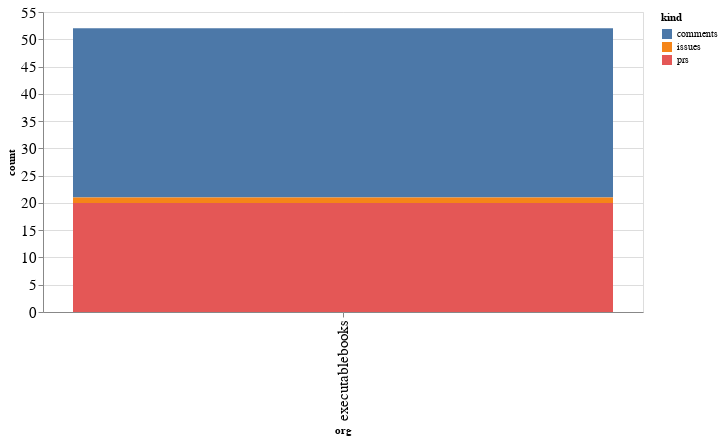

This figure's notebook cell:
### Code cell
alt.Chart(org_summaries, width=600).mark_bar().encode(
    x='org',
    y='count',
    color='kind',
    tooltip="org"
)

### Figure 1 — Vega-Lite specification as saved in the notebook (floating-point values rounded to 4 significant figures)
{"config": {"axisLeft": {"labelFontSize": 15}, "axisBottom": {"labelFontSize": 15}}, "data": {"name": "data-ded940093070dadea7d3aac76a51909e"}, "mark": "bar", "encoding": {"color": {"type": "nominal", "field": "kind"}, "tooltip": {"type": "nominal", "field": "org"}, "x": {"type": "nominal", "field": "org"}, "y": {"type": "quantitative", "field": "count"}}, "width": 600, "$schema": "https://vega.github.io/schema/vega-lite/v4.8.1.json", "datasets": {"data-ded940093070dadea7d3aac76a51909e": [{"org": "executablebooks", "kind": "comments", "count": 31}, {"org": "executablebooks", "kind": "issues", "count": 1}, {"org": "executablebooks", "kind": "prs", "count": 20}]}}
